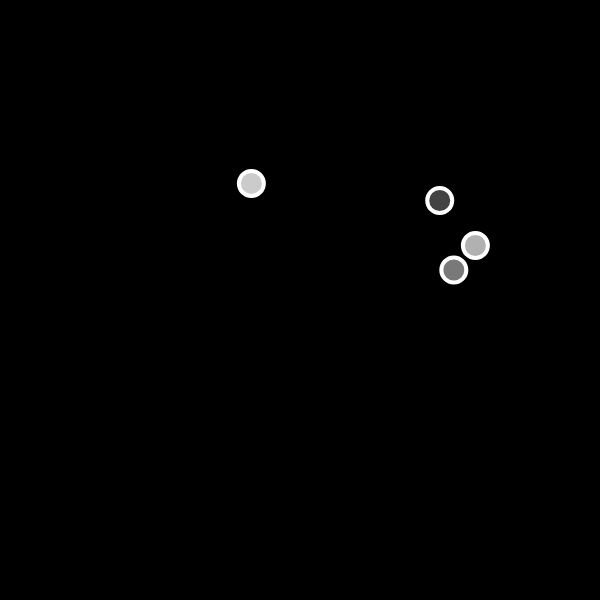
Frame 1 (no input)
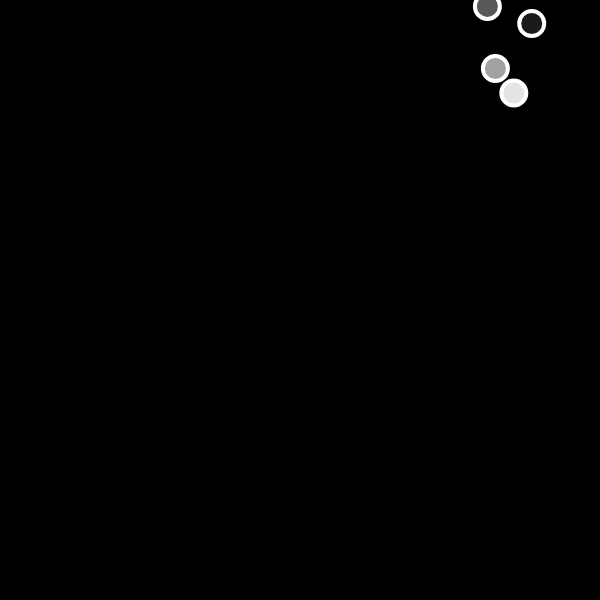
Frame 60 (no input)
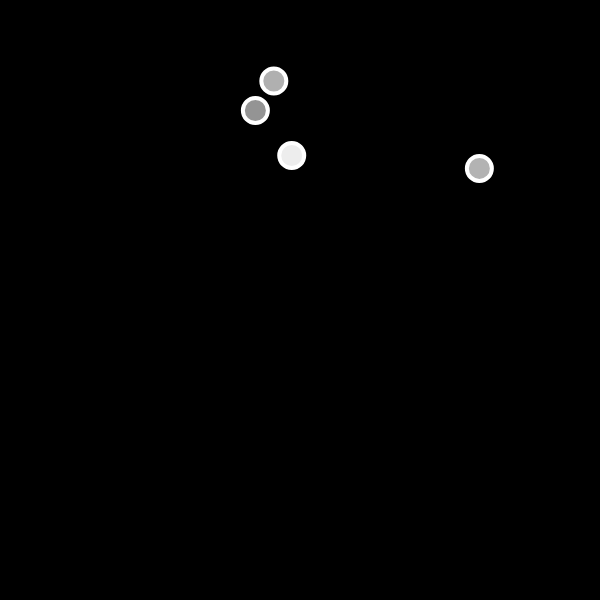
Frame 120 (the mouse pressed at the canvas centre since frame 60)

The p5.js sketch that drew these frames (run headless with seeded random() and noise() and a simulated clock; from frame 60 on, the mouse is pressed at the canvas centre):

// p5.js sketch
// ── sketch.js
let ball1;
let ball2;
let ball3;
let ball4;

function setup() {
  createCanvas(600, 600);
  ball1 = new Ball();
  ball2 = new Ball();
  ball3 = new Ball();
  ball4 = new Ball();
}

function draw() {
  background(0);
  frameRate(100);
  ball1.move();
  ball1.display();
  ball2.move();
  ball2.display();
  ball3.move();
  ball3.display();
  ball4.move();
  ball4.display();
}

class Ball  {
  constructor () {
    this.x = random (150,width-50);
    this.y = random (600,100);
    this.xspeed = 4;
    this.yspeed = -3;

  }
  move () {
    if(this.x>width || this.x<0) {
      this.xspeed = this.xspeed * -1;
    }
    if(this.y>height || this.y<0){
      this.yspeed = this.yspeed * -1;
    }
    this.x = this.x + this.xspeed;
    this.y = this.y + this.yspeed;
  }
  display() {
    fill(random(0,255));
    stroke(255);
    strokeWeight(4);
    ellipse(this.x,this.y,25,25);
  }
}
